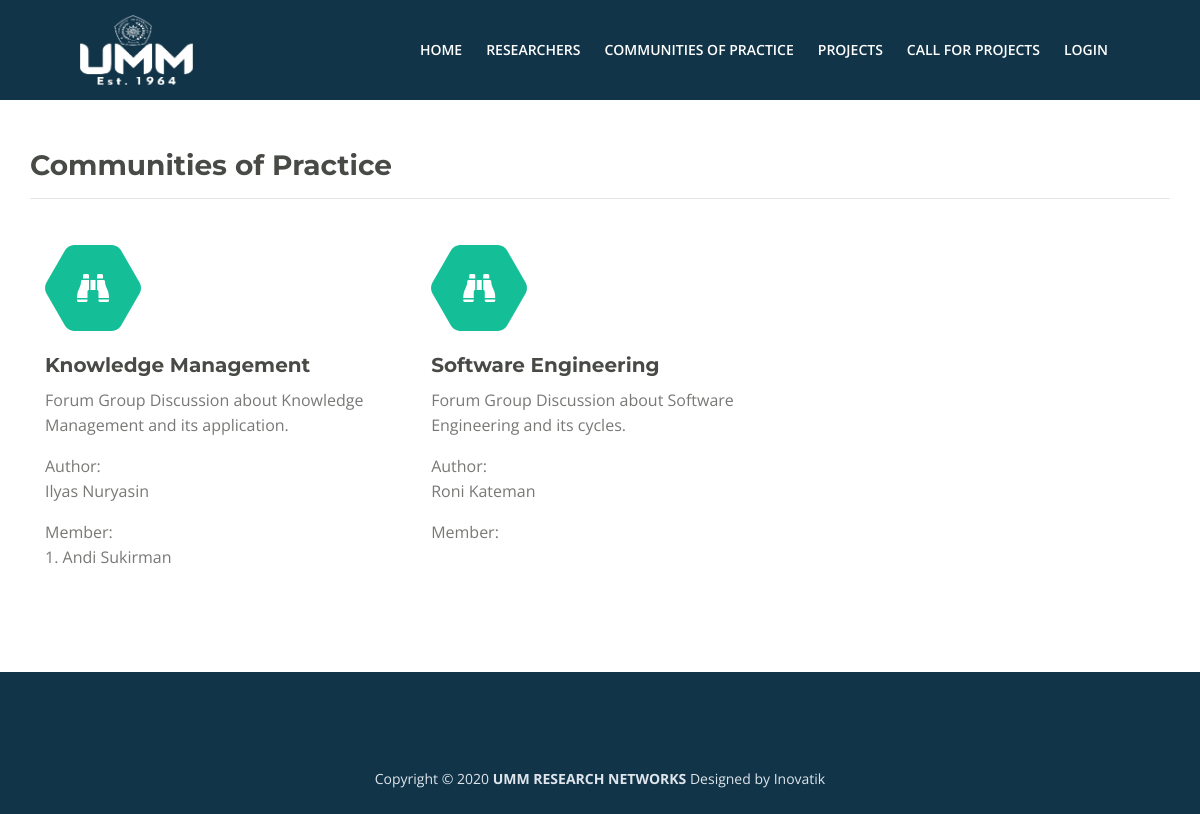
The page /index.php?page=cops on the database its author committed.
### tables this page shows
CREATE TABLE `cops` (
  `id_cop` int NOT NULL AUTO_INCREMENT,
  `id_researcher` int NOT NULL,
  `name` varchar(50) NOT NULL,
  `description` text NOT NULL,
  PRIMARY KEY (`id_cop`)
);

CREATE TABLE `researchers` (
  `id_researcher` int NOT NULL AUTO_INCREMENT,
  `name` varchar(25) NOT NULL,
  `interest` varchar(100) NOT NULL,
  `phone` varchar(20) NOT NULL,
  `email` varchar(50) NOT NULL,
  `usr` varchar(25) NOT NULL,
  `psw` varchar(50) NOT NULL,
  `photo` varchar(50) DEFAULT NULL,
  PRIMARY KEY (`id_researcher`),
  UNIQUE KEY `usr` (`usr`)
);

CREATE TABLE `students` (
  `id_student` int NOT NULL AUTO_INCREMENT,
  `name` varchar(25) NOT NULL,
  `nim` varchar(25) NOT NULL,
  `phone` varchar(20) NOT NULL,
  `email` varchar(50) NOT NULL,
  `usr` varchar(25) NOT NULL,
  `psw` varchar(50) NOT NULL,
  `description` text,
  PRIMARY KEY (`id_student`),
  UNIQUE KEY `usr` (`usr`)
);

### page/cops.php (the view, shortened to what this page needs)
    <div class="cards-1">
    <div class="container">
        <div class="row">
            <div style="width:100%; padding-bottom:25px;">
                <h2>Communities of Practice</h2>
                <hr />
            </div>
        <div class="col-lg-12">
                <?php
                include"koneksi.php";
                $sql="select cops.id_cop,cops.name,cops.description,researchers.name from cops,researchers where cops.id_researcher=researchers.id_researcher";
                $query=mysqli_query($koneksi,$sql);
                while($row=mysqli_fetch_array($query,MYSQLI_NUM)){
                    echo"
                    <div class='card'>
                        <span class='fa-stack'>
                            <span class='hexagon'></span>
                            <i class='fas fa-binoculars fa-stack-1x'></i>
                        </span>
                        <div class='card-body'>
                            <a style='text-decoration:none;' href='index.php?page=detailcop&id=$row[0]'>
                                <h4 class='card-title'>$row[1]</h4>
                            </a>
                            <p>$row[2]</p>
                            <p/>Author: <br /><a style='text-decoration:none;' href='index.php?page=detailresearcher&id=$row[0]'>$row[3]</a><br />
                            ";
                            echo"
                            <p/>Member:<br />
                            ";
                            $sqls="select students.name from students,cops,members where students.id_student=members.id_student and cops.id_cop=members.id_cop and cops.id_cop=$row[0]";
                            $n=0;
                            $querys=mysqli_query($koneksi,$sqls);
                            while($rows=mysqli_fetch_array($querys,MYSQLI_NUM)){
                                $n++;
                                echo"
                                    $n. $rows[0] <br />";
                            }
                            echo"
                        </div>
                    </div>
                        ";
                    }
                ?>
            </div>
        </div>
    </div>
</div>

### css/styles.css (style rules this page uses)
body, html { width: 100%; height: 100%; }
body, p { color: #787976; font: 400 1rem/1.5625rem "Open Sans", sans-serif; }
h2 { color: #484a46; font: 700 1.75rem/2.125rem "Montserrat", sans-serif; }
h4 { color: #484a46; font: 700 1.25rem/1.625rem "Montserrat", sans-serif; }
a { color: #787976; text-decoration: underline; }
.cards-1 { padding-top: 3rem; padding-bottom: 2.875rem; }
.cards-1 .card { margin-bottom: 2.5rem; border: none; text-align: center; }
.cards-1 .fa-stack { width: 6rem; height: 6rem; margin-right: auto; margin-bottom: 1rem; margin-left: auto; line-height: 6rem; text-align: left; }
.cards-1 .fa-stack .hexagon { position: absolute; width: 6rem; height: 6rem; background: url('../images/hexagon-green.svg') center center no-repeat; background-size: 6rem 6rem; }
.cards-1 .fa-stack-1x { color: #fff; font-size: 2rem; }
.cards-1 .card-body { padding: 0; }
.cards-1 .card-title { margin-bottom: 0.625rem; }
@media (min-width: 992px) { .cards-1 .card { display: inline-block; max-width: 17.5rem; text-align: left; vertical-align: top; } }
@media (min-width: 992px) { .cards-1 div.card:nth-child(3n+2) { margin-right: 2.5rem; margin-left: 2.5rem; } }
@media (min-width: 1200px) { .cards-1 .card { max-width: 21rem; } }
@media (min-width: 1200px) { .cards-1 div.card:nth-child(3n+2) { margin-right: 2.875rem; margin-left: 2.875rem; } }

### rows shown on the page
cops: name "Knowledge Management", description "Forum Group Discussion about Knowledge Management and its application.", id_researcher.name "Ilyas Nuryasin"
students: name "Andi Sukirman"
cops: name "Software Engineering", description "Forum Group Discussion about Software Engineering and its cycles.", id_researcher.name "Roni Kateman"
